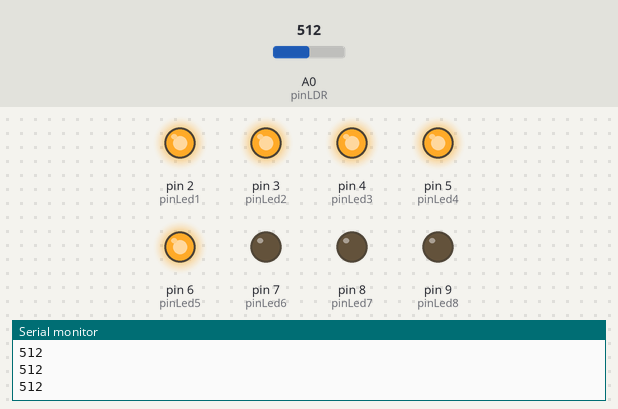
The sketch below on a simulated Arduino Uno, built with avr-gcc and run on an emulated ATmega328P. Shown: output pins drawn as LEDs (lit = HIGH), the last lines printed to the serial monitor. The inputs (shaded band) are chosen by the test bench; at power-on: A0 (pinLDR) = 512.

Above: at 1.2 s.
1.3 s: A0 (pinLDR) set to 592
2.8 s: A0 (pinLDR) set to 613
At 3.1 s:
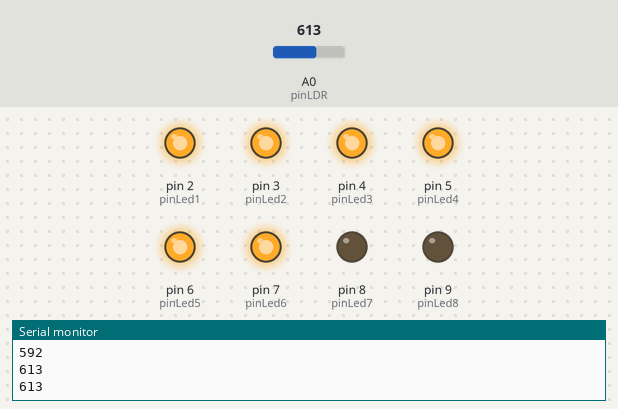
4.3 s: A0 (pinLDR) set to 682
5.8 s: A0 (pinLDR) set to 707
At 6.8 s:
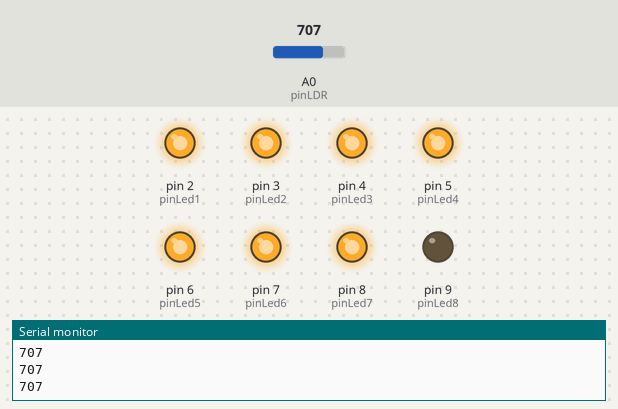
7.3 s: A0 (pinLDR) set to 786
8.8 s: A0 (pinLDR) set to 819
At 9.2 s:
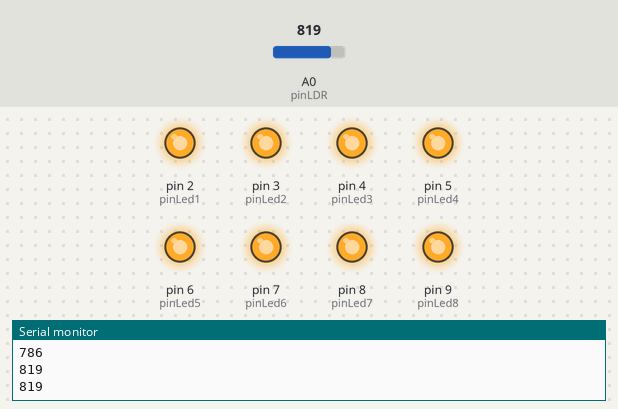
Timing chart, 0 to 11.3 s (numbered marks = the images above; inputs shaded):
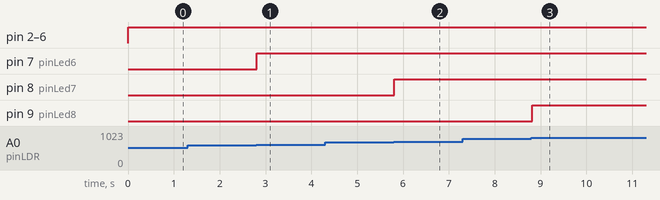

Measured:
- the behaviour switches between 600 and 601 on A0 (pinLDR) (found by bisection; images 0 and 1)
- the behaviour switches between 700 and 701 on A0 (pinLDR) (found by bisection; images 1 and 2)
- the behaviour switches between 800 and 801 on A0 (pinLDR) (found by bisection; images 2 and 3)
- after the input at 2.8 s, pin 7 (pinLed6): LOW → HIGH at once
- after the input at 5.8 s, pin 8 (pinLed7): LOW → HIGH at once
- after the input at 8.8 s, pin 9 (pinLed8): LOW → HIGH at once

The sketch:

Practica2i.ino
```cpp
// Pin donde se conectan los leds
int pinLed1 = 2;
int pinLed2 = 3;
int pinLed3 = 4;
int pinLed4 = 5;
int pinLed5 = 6;
int pinLed6 = 7;
int pinLed7 = 8;
int pinLed8 = 9;
// Pin analogico de entrada para el LDR
int pinLDR = 0;

// Variable donde se almacena el valor del LDR
int valorLDR = 0;

void setup()
{
  // Configuramos como salidas los pines donde se conectan los led
  pinMode(pinLed1, OUTPUT);
  pinMode(pinLed2, OUTPUT);
  pinMode(pinLed3, OUTPUT);
  pinMode(pinLed4, OUTPUT);
  pinMode(pinLed5, OUTPUT);
  pinMode(pinLed6, OUTPUT);
  pinMode(pinLed7, OUTPUT);
  pinMode(pinLed8, OUTPUT);

  //  Configurar el puerto serial
  Serial.begin(9600);
}

void loop()
{
  // Apagar todos los leds siempre que se inicia el ciclo
  digitalWrite(pinLed1, LOW);
  digitalWrite(pinLed2, LOW);
  digitalWrite(pinLed3, LOW);
  digitalWrite(pinLed4, LOW);
  digitalWrite(pinLed5, LOW);
  digitalWrite(pinLed6, LOW);
  digitalWrite(pinLed7, LOW);
  digitalWrite(pinLed8, LOW);

  // Guardamos el valor leido del ADC en una variable
  // El valor leido por el ADC (voltaje) aumenta de manera directamente proporcional
  // con respecto a la luz percibida por el LDR
  valorLDR= analogRead(pinLDR);

  // Devolver el valor leido a nuestro monitor serial en el IDE de Arduino
  Serial.println(valorLDR);

  // Encender los leds apropiados de acuerdo al valor de ADC
  if(valorLDR > 100)
  {
    digitalWrite(pinLed1, HIGH);
  }
  if(valorLDR > 200)
  {
    digitalWrite(pinLed2, HIGH);
  }
  if(valorLDR > 300)
  {
    digitalWrite(pinLed3, HIGH);
  }
    if(valorLDR > 400)
  {
    digitalWrite(pinLed4, HIGH);
  }
    if(valorLDR > 500)
  {
    digitalWrite(pinLed5, HIGH);
  }
    if(valorLDR > 600)
  {
    digitalWrite(pinLed6, HIGH);
  }
    if(valorLDR > 700)
  {
    digitalWrite(pinLed7, HIGH);
  }
    if(valorLDR > 800)
  {
    digitalWrite(pinLed8, HIGH);
  }
  // Esperar unos milisegundos antes de actualizar
  delay(200);
}
```
